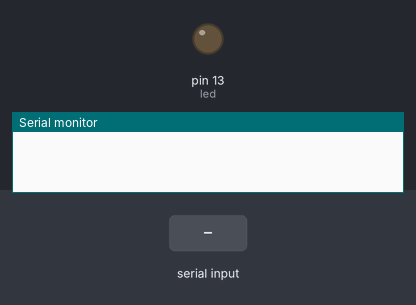
This sketch was run on a simulated Arduino Uno, built with avr-gcc and run on an emulated ATmega328P. Shown: output pins drawn as LEDs (lit = HIGH), the last lines printed to the serial monitor. The test bench sets the inputs (shaded band).

Above: at 1.2 s.
1.3 s: "1" received over Serial
At 2.2 s:
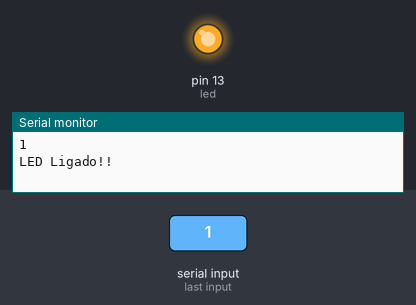
2.8 s: "0" received over Serial
At 3.3 s:
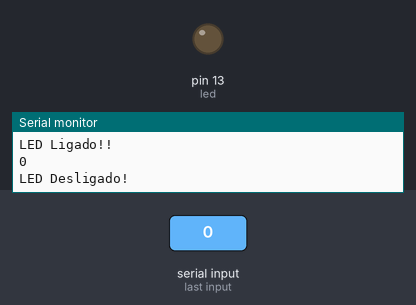
Timing chart, 0 to 5.8 s (numbered marks = the images above; inputs shaded):
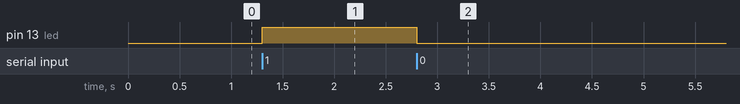

The sketch:

ascende_apaga_led.ino
```cpp
//Importações:
#include <SoftwareSerial.h>

//Variáveis:
int led = 13;
char dado;

void setup() {
  Serial.begin(9600);
  pinMode(led, OUTPUT);
}

void loop() {
  if (Serial.available() > 0) {
    dado = Serial.read();
    Serial.println(dado);
    if (dado == '1') {
      digitalWrite(led, HIGH);
      Serial.println("LED Ligado!!");
    }
    else if (dado == '0') {
      digitalWrite(led, LOW);
      Serial.println("LED Desligado!");
    }
  }
}
```

Measured:
- after the input at 1.3 s, pin 13 (led): LOW → HIGH at once
- after the input at 2.8 s, pin 13 (led): HIGH → LOW at once
